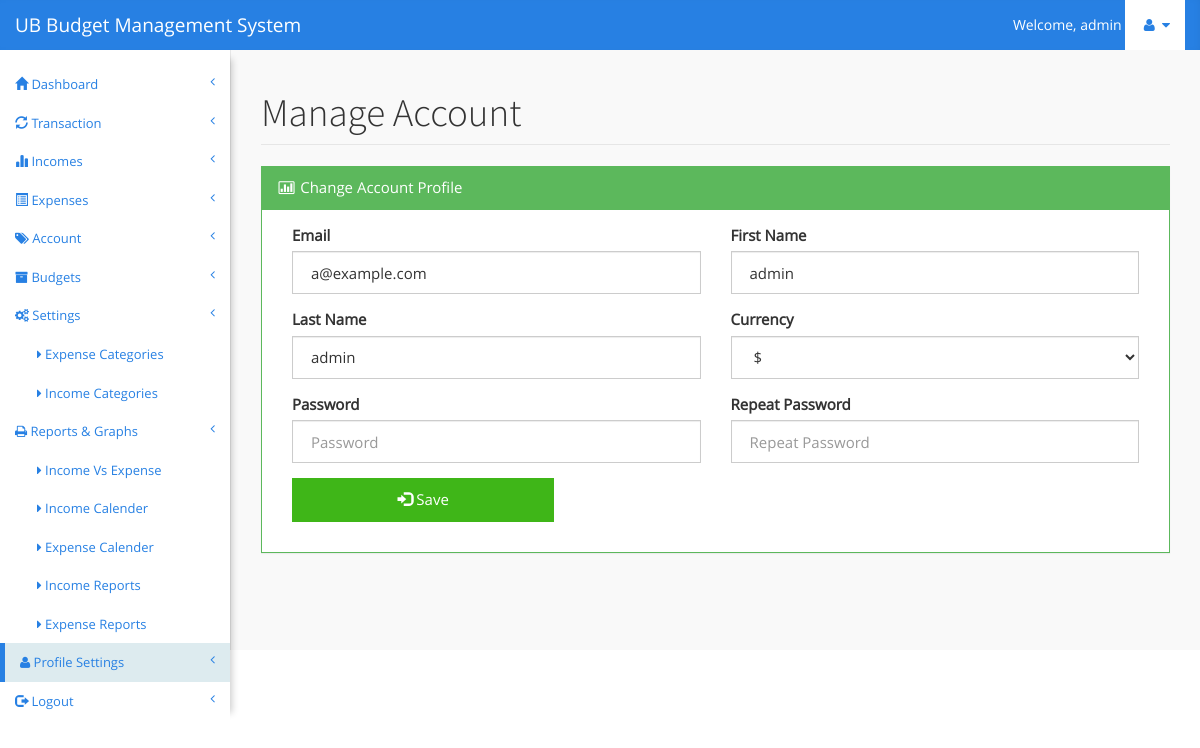
The page /index.php?page=Settings (signed in) on the database its author committed.
### tables this page shows
CREATE TABLE `user` (
  `UserId` int(5) NOT NULL,
  `FirstName` varchar(255) NOT NULL,
  `LastName` varchar(255) NOT NULL,
  `Email` varchar(255) NOT NULL,
  `Password` varchar(255) NOT NULL,
  `Currency` varchar(255) NOT NULL
);

### includes/notification.php (called while the page is built, shortened)
<?php
$Dashboard		    	= "Dashboard";
$Transaction			= "Transaction";
$Incomes				= "Incomes";
$ManageAccount			= "Manage Account";
$Expenses				= "Expenses";
$Settings				= "Settings";
$Logout					= "Logout";
$Welcome				= "Welcome";
$Account				= "Account";
$ChangeAccountProfile	= "Change Account Profile";
$Emails					= "Email";
$Currencys				= "Currency";
$FirstNames				= "First Name";
$LastNames				= "Last Name";
$Passwords				= "Password";
$RepeatPassword			= "Repeat Password";
$IncomeVsExpense		= "Income Vs Expense";
$CategoryIncome			= "Income Categories";
$CategoryExpense		= "Expense Categories";
$ProfileSettings		= "Profile Settings";
$ReportsGraphs			= "Reports & Graphs";
$IncomeReportsM 		= "Income Reports";
$ExpenseReportsM		= "Expense Reports";
$BudgetsM				= "Budgets";
$IncomeCalender			= "Income Calender";
$ExpenseCalender		= "Expense Calender";
$Save					= "Save";
?>

### includes/global.php (called while the page is built, shortened)
<?php
include ('includes/db.php');
$UserId=$_SESSION['UserId'];
$GetUserInfo = "SELECT * FROM user WHERE UserId = $UserId";
$UserInfo = mysqli_query($mysqli, $GetUserInfo);
$ColUser = mysqli_fetch_assoc($UserInfo);
?>

### pages/Settings.php (the view, shortened to what this page needs)
<?php
include ('includes/notification.php');
$GetUsers	 	 = "SELECT FirstName, LastName, Email, Currency, Password from user WHERE UserId = $UserId";
$GetUserq		 = mysqli_query($mysqli, $GetUsers);
$UserInfos 		 = mysqli_fetch_assoc($GetUserq);
	include ('includes/global.php');
?>
        <div id="page-wrapper">
            <div class="row">
                <div class="col-lg-12">
                    <h1 class="page-header"><?php echo $ManageAccount; ?>	</h1>
                </div>
            </div>
            <div class="row">
                <div class="col-lg-12">
                    <div class="panel panel-green">
                        <div class="panel-heading">
                            <i class="fa fa-bar-chart-o fa-fw"></i> <?php echo $ChangeAccountProfile; ?>
                        </div>
                        <div class="panel-body">
                        <form method="post" action="" role="form">
                            <fieldset>
                                <div class="form-group col-lg-6">
                                    <label for="email"><?php echo $Emails; ?></label>
                                    <input class="form-control"  required placeholder="<?php echo $Emails; ?>" name="email" type="email"  value="<?php echo $UserInfos['Email'];?>" autofocus>
                                </div>
                                <div class="form-group col-lg-6">
                                    <label for="email"><?php echo $FirstNames; ?></label>
                                    <input class="form-control"  required placeholder="<?php echo $FirstNames; ?>" value="<?php echo $UserInfos['FirstName'];?>" name="firstname" type="text" >
                                </div>
                                <div class="form-group col-lg-6">
                                    <label for="email"><?php echo $LastNames; ?></label>
                                    <input class="form-control"  required placeholder="<?php echo $LastNames; ?>" name="lastname"  value="<?php echo $UserInfos['LastName'];?>" type="text" >
                                </div>
                                <div class="form-group col-lg-6">
                                    <label for="email"><?php echo $Currencys; ?></label>
                                    <select class="form-control bold"  name="currency">
										<option value="<?php echo $UserInfos['Currency'];?>" selected="" ><?php echo $UserInfos['Currency'];?></option>
										<option value="ZMK">Zambian Kwacha (ZMK)</option></select>
                                </div>
                                <div class="form-group col-lg-6">
                                     <label for="password"><?php echo $Passwords; ?></label>
                                    <input class="form-control"  placeholder="<?php echo $Passwords; ?>" name="password" type="password" value="">
                               </div>
                                <div class="form-group col-lg-6">
                                     <label for="password"><?php echo $RepeatPassword; ?></label>
                                    <input class="form-control"  placeholder="<?php echo $RepeatPassword; ?>" name="rpassword" type="password" value="">
                               </div>
                               <div class="form-group col-lg-4 text-center">
                                <button type="submit" name="change" class="btn btn-success btn-block"><span class="glyphicon glyphicon-log-in"></span>  <?php echo $Save; ?></button>
                               </div>
                            </fieldset>
                        </form>
                    </div>
                </div>
            </div>
        </div>
                    </div>
                </div>
                <div class="col-lg-8">
            </div>

### includes/header.php (shortened to what this page needs)
<?php
include ('includes/notification.php');
?>
<!DOCTYPE html>
<html lang="en">
<head>
    <link href="css/bootstrap.min.css" rel="stylesheet">
    <link href="css/plugins/metisMenu/metisMenu.min.css" rel="stylesheet">
    <link href="css/plugins/dataTables.bootstrap.css" rel="stylesheet">
    <link href="css/sb-admin-2.css" rel="stylesheet">
    <link href="css/custom.css" rel="stylesheet">
    <link href="js/plugins/fullcalender/fullcalendar.css" rel="stylesheet">
     <link href="css/datepicker.css" rel="stylesheet">
    <link href="css/plugins/morris.css" rel="stylesheet">
    <link href="font-awesome-4.1.0/css/font-awesome.min.css" rel="stylesheet" type="text/css">
</head>
<body>
    <div id="wrapper">
        <nav class="navbar navbar-default navbar-static-top" role="navigation" style="margin-bottom: 0">
        <div class="headmain">
            <div class="navbar-header">
                <a class="navbar-brand" href="index.php">UB Budget Management System</a>
            </div>
            <ul class="nav navbar-top-links navbar-right">
                <li>
                     <?php
                    echo $Welcome;?>,
                    <?php
                    echo $ColUser['FirstName'];?>
                </li>
                <li class="dropdown">
                    <a class="dropdown-toggle" data-toggle="dropdown" href="#">
                        <i class="fa fa-user fa-fw"></i>  <i class="fa fa-caret-down"></i>
                    </a>
                </li>
            </ul>
        </div>
            <div class="navbar-default sidebar" role="navigation">
                <div class="sidebar-nav navbar-collapse">
                    <ul class="nav font-sidebar" id="side-menu">
                        <li>
                            <a <?php ActiveClass("index");?> href="index.php"><i class="glyphicon glyphicon-home"></i>  <?php echo $Dashboard;?><span class="fa arrow"></a>
                        </li>
                        <li>
                            <a <?php ActiveClass("index.php?page=Transaction");?>  href="index.php?page=Transaction"><i class="glyphicon glyphicon-refresh"></i>  <?php echo $Transaction;?><span class="fa arrow"></a>
                        </li>
                        <li>
                            <a <?php ActiveClass("index.php?page=AssetReport");?> href="index.php?page=AssetReport"><i class="glyphicon glyphicon-stats"></i>  <?php echo $Incomes;?><span class="fa arrow"></span></a>
                        </li>
                        <li>
                            <a <?php ActiveClass("index.php?page=ExpenseReport");?> href="index.php?page=ExpenseReport" ><i class="glyphicon glyphicon-list-alt"></i> <?php echo $Expenses;?><span class="fa arrow"></span></a>
                        <li>
                                <li>
                                    <a <?php ActiveClass("index.php?page=ManageAccount");?> href="index.php?page=ManageAccount"> <i class="fa fa-tags"></i> <?php echo $Account;?><span class="fa arrow"></a>
                                </li>
                        </li>
                        </li>
                        <li><a <?php ActiveClass("index.php?page=ManageBudget");?> href="index.php?page=ManageBudget"><i class="fa fa-archive"></i> <?php echo $BudgetsM;?><span class="fa arrow"></a>
                        </li>
                    <li>
                        <a class="parent" href="javascript:void(0)"><i class="fa fa-gears"> </i> <?php echo $Settings;?><span class="fa arrow"></a>
                        <ul class="nav nav-second-level" id="subitem">
                                <li>
                                    <a <?php ActiveClass("index.php?page=ManageExpenseCategory");?> href="index.php?page=ManageExpenseCategory"><i class="fa fa-caret-right"></i> <?php echo $CategoryExpense;?></a>
                                </li>
                                <li>
                                    <a <?php ActiveClass("index.php?page=ManageIncomeCategory");?> href="index.php?page=ManageIncomeCategory"><i class="fa fa-caret-right"></i> <?php echo $CategoryIncome;?></a>
                                </li>
                        </ul>
                    </li>
                    <li>
                         <a class="parent" href="javascript:void(0)"><i class="fa fa-print"> </i> <?php echo $ReportsGraphs;?><span class="fa arrow"></a>
                         <ul class="nav nav-second-level" >
                                <li>
                                    <a <?php ActiveClass("index.php?page=IncomeVsExpense");?> id="subitem" href="index.php?page=IncomeVsExpense"><i class="fa fa-caret-right"> </i> <?php echo $IncomeVsExpense;?></a>
                                </li>
                                <li>
                                    <a <?php ActiveClass("index.php?page=IncomeCalender");?> id="subitem" href="index.php?page=IncomeCalender"><i class="fa fa-caret-right"> </i> <?php echo $IncomeCalender;?></a>
                                </li>
                                <li>
                                    <a <?php ActiveClass("index.php?page=ExpenseCalender");?> id="subitem" href="index.php?page=ExpenseCalender"><i class="fa fa-caret-right"> </i> <?php echo $ExpenseCalender;?></a>
                                </li>
                                <li>
                                    <a <?php ActiveClass("index.php?page=AllIncomeReports");?> id="subitem" href="index.php?page=AllIncomeReports"><i class="fa fa-caret-right"></i> <?php echo $IncomeReportsM ;?></a>
                                </li>
                                <li>
                                    <a <?php ActiveClass("index.php?page=AllExpenseReports");?> id="subitem" href="index.php?page=AllExpenseReports"><i class="fa fa-caret-right"></i> <?php echo $ExpenseReportsM;?></a>
                                </li>
                        </ul>
                    </li>
                       <li>
                            <a <?php ActiveClass("index.php?page=Settings");?> href="index.php?page=Settings"><i class="fa fa-user"> </i> <?php echo $ProfileSettings;?><span class="fa arrow"></a>
                        </li>
                         <li>
                            <a href="index.php?action=logout"><i class="glyphicon glyphicon-log-out"></i>  <?php echo $Logout;?><span class="fa arrow"></a>
                        </li>
                    </ul>
                </div>
            </div>
        </nav>

### rows shown on the page
user: FirstName "admin", email "a@example.com", firstname "admin", lastname "admin", currency "$"

### other values the page prints
$Welcome "Welcome"
$Dashboard "Dashboard"
$Transaction "Transaction"
$Incomes "Incomes"
$Expenses "Expenses"
$Account "Account"
$BudgetsM "Budgets"
$Settings "Settings"
$CategoryExpense "Expense Categories"
$CategoryIncome "Income Categories"
$ReportsGraphs "Reports & Graphs"
$IncomeVsExpense "Income Vs Expense"
$IncomeCalender "Income Calender"
$ExpenseCalender "Expense Calender"
$IncomeReportsM "Income Reports"
